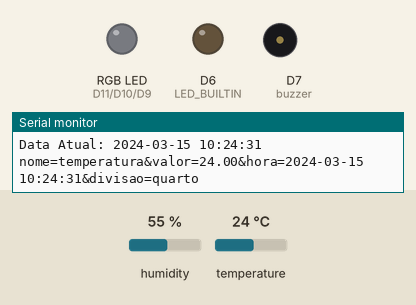
A sketch run on a simulated Arduino MKR. Shown: an RGB LED mixed from three pins (HIGH = lit), output pins drawn as LEDs (lit = HIGH), buzzer (waves = sounding, pin HIGH), the last lines printed to the serial monitor. Inputs (shaded band) come from the test bench; at power-on: humidity 55 %, temperature 24 °C. WiFi joins after 1.5 s; servers stay silent unless stated; network time is answered at once with the bench clock; uploads are accepted with an empty reply; the local clock reads 2024-03-15 10:24:30 at power-on unless the sketch sets it.

Above: at 1.6 s.
At 2.4 s:
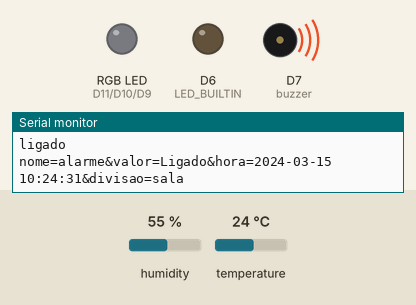
At 3.0 s:
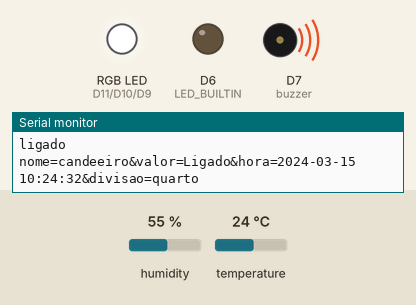
Timing chart, 0 to 4.5 s (numbered marks = the images above):
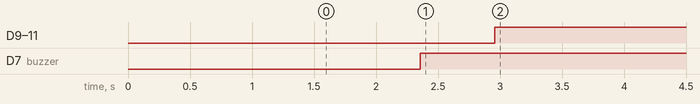

Measured:
- by itself, D9 (b), D10 (g), D11 (r): LOW → HIGH at 3.0 s
- by itself, D7 (buzzer): LOW → HIGH at 2.4 s

The sketch:

projeto.ino
```cpp
#include <WiFi101.h>
#include <ArduinoHttpClient.h>
#include <DHT.h>
#include <NTPClient.h>
#include <WiFiUdp.h>  //Pré-instalada com o Arduino IDE
#include <TimeLib.h>

// Grupo
// Configurações de rede WiFi
const char SSID[] = "labs_lca";
const char PASS_WIFI[] = "robot1cA!ESTG";

// Servidor IoT
const char URL[] = "10.79.12.144";
const int PORTO = 80;

// Endpoints
const String API_PATH = "/test/api/api.php";

// Request headers
const String CONTENT_TYPE = "application/x-www-form-urlencoded";

// Clients
WiFiClient CLIENT_WIFI;
HttpClient HTTP_CLIENT = HttpClient(CLIENT_WIFI, URL, PORTO);

#define DHTPIN 0           // Pin Digital onde está ligado o sensor
#define DHTTYPE DHT11      // Tipo de sensor DHT
DHT dht(DHTPIN, DHTTYPE);  // Instanciar e declarar a class DHT

String valorChamas;

WiFiUDP clienteUDP;
//Servidor de NTP do IPLeiria: ntp.ipleiria.pt
//Fora do IPLeiria servidor: 0.pool.ntp.org
char NTP_SERVER[] = "0.pool.ntp.org";
NTPClient clienteNTP(clienteUDP, NTP_SERVER, 3600);

const int buzzer = 7;  //the pin of the active buzzer

//rgb
const int r = 11;
const int g = 10;
const int b = 9;


void setup() {
  // Configuração do baud rate
  Serial.begin(115200);

  // Espera até o serial estar ligado
  while (!Serial) {}

  // Conectar dispositivo à rede
  Serial.print("Connecting WiFi...");
  WiFi.begin(SSID, PASS_WIFI);
  while (WiFi.status() != WL_CONNECTED) {
    Serial.print(".");
    delay(500);
  }
  Serial.println("Connected!");

  // Mostra informação da rede a que está ligado
  Serial.println("------ WiFi Info ------");
  Serial.print("IP: ");
  Serial.println((IPAddress)WiFi.localIP());
  Serial.print("Subnet: ");
  Serial.println((IPAddress)WiFi.subnetMask());
  Serial.print("Default Gateway: ");
  Serial.println((IPAddress)WiFi.gatewayIP());
  Serial.print("Signal (RSSI): ");
  Serial.println(WiFi.RSSI());
  Serial.println("-----------------------");

  // Define o pino LED_BUILTIN como OUTPUT
  pinMode(LED_BUILTIN, OUTPUT);
  pinMode(buzzer, OUTPUT);  //initialize the buzzer pin as an output

  pinMode(r, OUTPUT);
  pinMode(g, OUTPUT);
  pinMode(b, OUTPUT);

  pinMode(LED_BUILTIN, OUTPUT);
  dht.begin();
}

void loop() {

  Serial.println(dht.readTemperature());
  Serial.println(dht.readHumidity());

  String enviaNome = "temperatura";
  String enviaValor = (String)dht.readTemperature();
  String enviaDivisao = "quarto";

  char datahora[20];
  update_time(datahora);
  Serial.print("Data Atual: ");
  Serial.println(datahora);

  post2API(enviaNome, enviaValor, datahora, enviaDivisao);

  enviaNome = "humidade";
  enviaValor = (String)dht.readHumidity();

  datahora[20];
  update_time(datahora);
  Serial.print("Data Atual: ");
  Serial.println(datahora);

  post2API(enviaNome, enviaValor, datahora, enviaDivisao);

  update_time(datahora);
  Serial.println(getChamas());
  if (getChamas() == "Nao Presentes") {
    Serial.println("desligado");
    digitalWrite(buzzer, LOW);
    post2API("alarme", "Desligado", datahora, "sala");
  } else {
    Serial.println("ligado");
    digitalWrite(buzzer, HIGH);
    post2API("alarme", "Ligado", datahora, "sala");
  }

  update_time(datahora);
  Serial.println(getPhoto());
  if (getPhoto() == "presente") {
    Serial.println("desligado");
    analogWrite(r,0);
    analogWrite(g,0);
    analogWrite(b,0);
    post2API("candeeiro", "Deligado", datahora, "quarto");
  } else {
    Serial.println("ligado");
    analogWrite(r,255);
    analogWrite(g,255);
    analogWrite(b,255);
    post2API("candeeiro", "Ligado", datahora, "quarto");
  }

  update_time(datahora);
  if (getLuz() == "Ligada") {
    digitalWrite(LED_BUILTIN, HIGH);
  } else {
    digitalWrite(LED_BUILTIN, LOW);}

  // Delay
  Serial.println("Delay 5 seconds");
  delay(5000);
}

void post2API(String nome, String valor, String hora, String divisao) {
  //String URLPath = "/test/api/api.php"; //altere o grupo
  //String contentType = "application/x-www-form-urlencoded";

  String body = "nome=" + nome + "&valor=" + valor + "&hora=" + hora + "&divisao=" + divisao;
  Serial.println(body);

  HTTP_CLIENT.post(API_PATH, CONTENT_TYPE, body);

  while (HTTP_CLIENT.connected()) {
    if (HTTP_CLIENT.available()) {
      int responseStatusCode = HTTP_CLIENT.responseStatusCode();
      String responseBody = HTTP_CLIENT.responseBody();
      Serial.println("Status Code: " + String(responseStatusCode) + "; Resposta: " + responseBody);
    }
  }
}

void update_time(char *datahora) {
  clienteNTP.update();
  unsigned long epochTime = clienteNTP.getEpochTime();
  sprintf(datahora, "%02d-%02d-%02d %02d:%02d:%02d", year(epochTime), month(epochTime), day(epochTime), hour(epochTime), minute(epochTime), second(epochTime));
}

String getChamas() {

  HTTP_CLIENT.get(API_PATH + "?nome=chamas&divisao=sala");
  String responseBody;
  while (HTTP_CLIENT.connected()) {
    if (HTTP_CLIENT.available()) {
      int responseStatusCode = HTTP_CLIENT.responseStatusCode();
      responseBody = HTTP_CLIENT.responseBody();
      Serial.println("Status Code: " + String(responseStatusCode) + "; Resposta(chamas): " + responseBody);
    }
  }

  return responseBody;
}

String getPhoto() {

  HTTP_CLIENT.get(API_PATH + "?nome=luz presente&divisao=quarto");
  String responseBody;
  while (HTTP_CLIENT.connected()) {
    if (HTTP_CLIENT.available()) {
      int responseStatusCode = HTTP_CLIENT.responseStatusCode();
      responseBody = HTTP_CLIENT.responseBody();
      Serial.println("Status Code: " + String(responseStatusCode) + "; Resposta(presencaLuz): " + responseBody);
    }
  }

  return responseBody;
}

String getLuz() {

  HTTP_CLIENT.get(API_PATH + "?nome=luz&divisao=quarto");
  String responseBody;
  while (HTTP_CLIENT.connected()) {
    if (HTTP_CLIENT.available()) {
      int responseStatusCode = HTTP_CLIENT.responseStatusCode();
      responseBody = HTTP_CLIENT.responseBody();
      Serial.println("Status Code: " + String(responseStatusCode) + "; Resposta(presencaLuz): " + responseBody);
    }
  }

  return responseBody;
}
```
